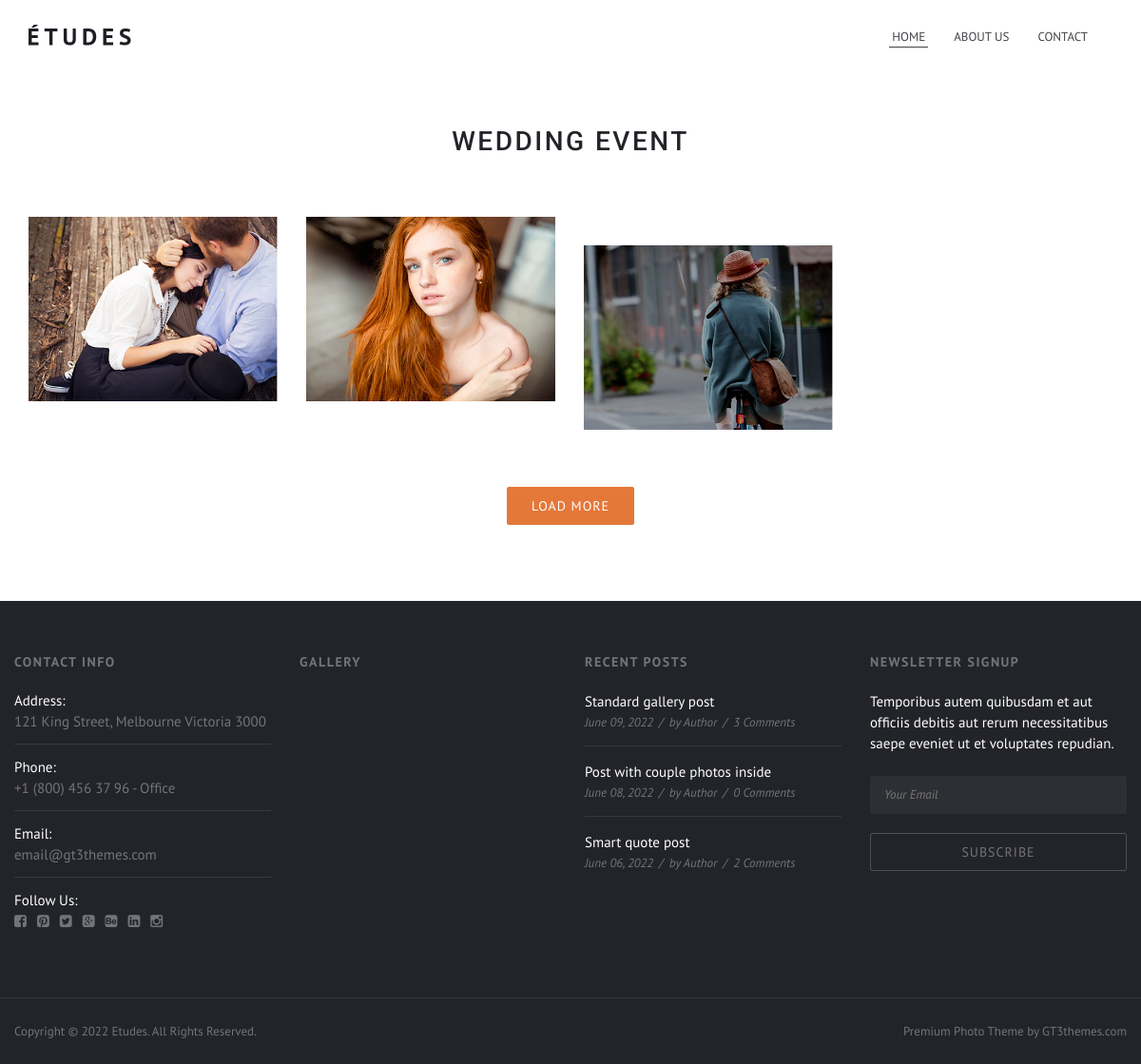
/commercial2, run on the app's committed database.
### photography/models.py (models this page shows, shortened)
class Commercial_Category(models.Model):
    name = models.CharField(max_length=100)
    slug = models.SlugField(unique=True,null=True,blank=True)
    commercial_categ_image = models.ImageField(upload_to="commercial_category_images")

class Commercials(models.Model):
    images = models.ImageField(upload_to="commercial_images")
    com_categ = models.ForeignKey(Commercial_Category, null=True, related_name='com_images' ,on_delete=models.CASCADE)

### photography/views.py (the view)
# urls.py: path('commercial<int:pk>',views.commercial,name="com_img"),
def commercial(request,pk):
    com_categ = get_object_or_404(Commercial_Category,pk=pk)
    com_img=Commercials.objects.filter(com_categ=pk)
    return render(request,'snap/gallery_masonry.html',{'com_img':com_img,'com_categ':com_categ})

### templates/snap/gallery_masonry.html (shortened to what this page needs)
<!DOCTYPE html>
<html>
{% load static %}
<head>
<link rel="stylesheet" href="{% static 'css/bootstrap.min.css'%}" type="text/css" media="all" />
<link rel="stylesheet" href="{% static 'css/theme.css'%}" type="text/css" media="all" />
<link rel="stylesheet" href="{% static 'css/custom.css'%}" type="text/css" media="all" />
</head>
<body>
	<div class="main_header">
        <div class="header_parent_wrap">
            <header>
                <div class="logo_sect">
                    <a href="index-2.html" class="logo">
                        <img src="{% static 'img/logo_retina.png'%}" class="dark_logo" alt="" />
                    </a>
                </div>
                <div class="fright">
                    <nav>
                        <ul class="menu">
                            <li class="current-menu-parent menu-item-has-children">
                                <a href="/">Home</a>
                            </li>
                            <li class="menu-item-has-children"><a href="">About Us</a></li>
                            <li class="menu-item-has-children"><a href="">Contact</a></li>
                        </ul>
                    </nav>
                </div>
            </header>
        </div>
    </div>
    <div class="header_holder"></div>
    <div class="wrapper">
    	<div class="container">
        	<div class="content_block row no-sidebar">
            	<div class="fl-container">
                	<div class="posts-block">
                        <div class="contentarea">
                            <div class="row mb-5">
                                <div class="col-sm-12 module_cont pb43 ">
                                    <div class="bg_title">
                                        <h2>{{com_categ.name}}</h2>
                                    </div>
                                </div>
                            </div>
                            <div class="fw_block wall_wrap mt_25">
                                <div class="row">
                                    <div class="col-sm-12 module_cont pb80">
                                        <div class="sorting_block list-of-images image-grid items4 photo_gallery" id="list">
                                        {% for img in com_img %}
                                            <div class="gallery_item element">
                                                <div class="item_padding">
                                                    <div class="img_block">
                                                        <img src="{{img.images.url}}" alt="" />
                                                    </div>
                                                </div>
                                            </div>
                                            {% endfor %}
                                        </div>
                                        <div class="text-center"><a href="#" class="load_more_works shortcode_button btn_normal btn_type1">Load More</a></div>
                                    </div>
                                </div>
                            </div>
                        </div>
                    </div>
                </div>
            </div>
        </div>
    </div>
    <div class="footer">
    	<div class="pre_footer">
        	<div class="container">
                <div class="row">
                    <div class="col-sm-3">
                        <div class="sidepanel widget_gt3_contacts">
                            <h6 class="title">Contact Info</h6>
                            <div class="widget_contacts">
                                <div class="widget_contacts_block">
                                    <div class="widget_contacts_name">Address:</div>
                                    <div class="widget_contacts_value">121 King Street, Melbourne Victoria 3000</div>
                                </div>
                                <div class="widget_contacts_block">
                                    <div class="widget_contacts_name">Phone:</div>
                                    <div class="widget_contacts_value">
                                        +1 (800) 456 37 96 - Office
                                    </div>
                                </div>
                                <div class="widget_contacts_block">
                                    <div class="widget_contacts_name">Email:</div>
                                    <div class="widget_contacts_value"><a href="mailto:#">email@gt3themes.com</a></div>
                                </div>
                                <div class="widget_contacts_block">
                                    <div class="widget_contacts_name">Follow Us:</div>
                                    <div class="widget_contacts_value">
                                        <ul class="social_icons">
                                            <li><a title="Facebook" href="javascript:void(0);"><i class="fa fa-facebook-square"></i></a></li>
                                            <li><a title="Pinterest" href="javascript:void(0);"><i class="fa fa-pinterest-square"></i></a></li>
                                            <li><a title="Twitter" href="javascript:void(0);"><i class="fa fa-twitter-square"></i></a></li>
                                            <li><a title="Google+" href="javascript:void(0);"><i class="fa fa-google-plus-square"></i></a></li>
                                            <li><a title="Behance" href="javascript:void(0);"><i class="fa fa-behance-square"></i></a></li>
                                            <li><a title="LinkedIn" href="javascript:void(0);"><i class="fa fa-linkedin-square"></i></a></li>
                                            <li><a title="Instagram" href="javascript:void(0);"><i class="fa fa-instagram"></i></a></li>
                                        </ul>
                                    </div>
                                </div>
                            </div>
                        </div>
                    </div>
                    <div class="col-sm-3">
                        <div class="sidepanel widget_flickr">
                            <h6 class="title">Gallery</h6>
                        </div>
                    </div>
                    <div class="col-sm-3">
                        <div class="sidepanel widget_posts">
                            <h6 class="title">Recent Posts</h6>
                            <ul class="recent_posts">
                                <li>
                                    <div class="recent_posts_content">
                                        <a href="javascript:void(0);">Standard gallery post</a>
                                        <div class="recent_posts_info">
                                            <span>June 09, 2022</span>
                                            <span>by <a href="javascript:void(0);">Author</a></span>
                                            <span><a href="javascript:void(0);">3 Comments</a></span>
                                        </div>
                                    </div>
                                </li>
                                <li>
                                    <div class="recent_posts_content">
                                        <a href="javascript:void(0);">Post with couple photos inside</a>
                                        <div class="recent_posts_info">
                                            <span>June 08, 2022</span>
                                            <span>by <a href="javascript:void(0);">Author</a></span>
                                            <span><a href="javascript:void(0);">0 Comments</a></span>
                                        </div>
                                    </div>
                                </li>
                                <li>
                                    <div class="recent_posts_content">
                                        <a href="javascript:void(0);">Smart quote post</a>
                                        <div class="recent_posts_info">
                                            <span>June 06, 2022</span>
                                            <span>by <a href="javascript:void(0);">Author</a></span>
                                            <span><a href="javascript:void(0);">2 Comments</a></span>
                                        </div>
                                    </div>
                                </li>
                            </ul>
                        </div>
                    </div>
                    <div class="col-sm-3">
                        <div class="sidepanel widget_text">
                            <h6 class="title">Newsletter signup</h6>
                            <div class="textwidget">
                                <p>Temporibus autem quibusdam et aut officiis debitis aut rerum necessitatibus saepe eveniet ut et voluptates repudian.</p>
                                <form id="mc_signup_form" action="javascript:void(0);" method="post">
                                    <input type="text" placeholder="Your Email" value="" name="signup">
                                    <div class="submit_wrap"><input type="submit" value="Subscribe" /></div>
                                </form>
                            </div>
                        </div>
                    </div>
                </div>
            </div>
        </div>
        <div class="footer_bottom">
        	<div class="container">
                <div class="copyright">Copyright &copy; 2022 Etudes. All Rights Reserved.</div>
                <div class="foot_info_block">Premium Photo Theme by <a href="http://www.gt3themes.com/">GT3themes.com</a></div>
        	</div>
        </div>
    </div>
</body>
</html>

### static/css/custom.css (style rules this page uses)
h1, h1 span, h1 a, h2, h2 span, h2 a, h3, h3 span, h3 a, h4, h4 span, h4 a, h5, h5 span, h5 a, .countdown-amount, .strip_template .strip-item a span, .column1 .item_title a { font-family: 'Roboto', sans-serif; }
body, input[type="text"], input[type="email"], input[type="password"], input[type="submit"], textarea, .comment-form p.form-allowed-tags code, h6, h6 span, h6 a, .price_item_cost h1, .price_item_cost h1 span, .fs_title_wrapper h3 { font-family: 'PT Sans', sans-serif; }
body { color:#434449; line-height:22px; font-size:15px; font-weight:400; background:#ffffff; }
input[type="text"], input[type="email"], input[type="password"], textarea { color:#434449; }
a { color:#e47839; }
h1, h1 span, h1 a, h2, h2 span, h2 a, h3, h3 span, h3 a, h4, h4 span, h4 a, h5, h5 span, h5 a, h6, h6 span, h6 a, .countdown-amount, .countdown-period, .diagram_item .chart, .blog_post_title a:hover, .blog_content p, .item_title a, .shortcode_tab_item_title, .module_iconboxes_grid.type2 .icon_title_wrap .iconbox_title { color:#232429; }
.footer, .sidebar_area { background: #232429; color: #737479; }
.pre_footer .widget_contacts ul.social_icons li a { color: #737479; }
.footer a, .sidebar_area a, .footer h6, .sidebar_area h6 { color: #737479; }
.logo_sect img { width:108px; height:26px; }
.main_header { background: #ffffff; }
header nav ul.menu > li > a, .lang_selector .language_list li, .lang_selector a, .top_search form input[type="text"] { color: #434449; }
header nav ul.menu > li > a:before, .lang_selector:before { background: #434449; }
ul.social_icons li a, .filter_navigation ul li ul li a { color: #434449; }
.shortcode_button.btn_type1 { background: #e47839; border-color:#e47839; }
.widget_nav_menu ul li a, .widget_archive ul li a, .widget_pages ul li a, .widget_categories ul li a, .widget_recent_entries ul li a, .widget_meta ul li a, .recent_posts_content > a, .widget_contacts.type1 .widget_contacts_value > a, .widget_contacts.type2 a, .learn_more, .ww_footer_cats a, .ww_footer_cats a:after { color: #434449; }
.mobile_menu_wrapper a { color:#737479; }
.mobile_menu_wrapper a:hover, .mobile_menu_wrapper .current-menu-parent > a, .mobile_menu_wrapper .current-menu-ancestor > a, .mobile_menu_wrapper .current-menu-item > a { color:#e47839; }

### data on the page
Commercial_Category: name "WEDDING EVENT"
Commercials: images (picture)
Commercials: images (picture)
Commercials: images (picture)
